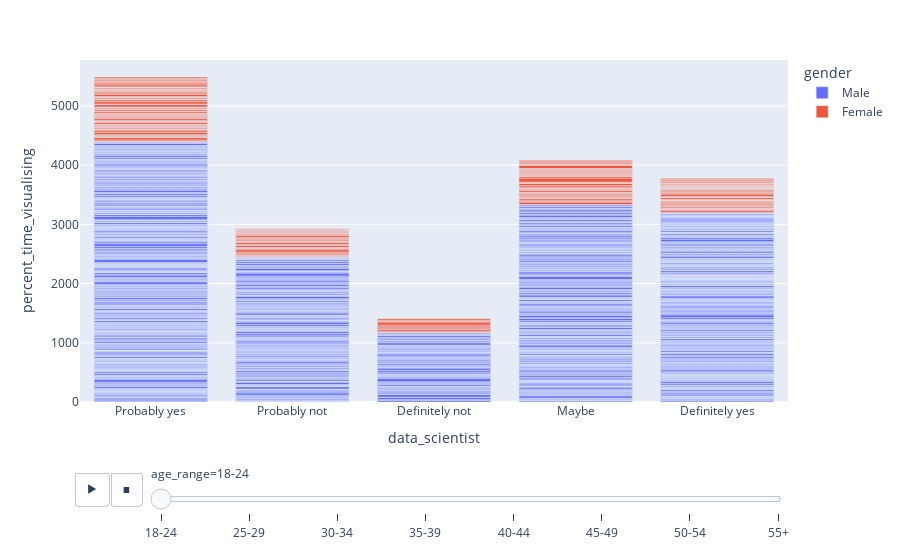

Notebook cell for this chart:
### Code cell
# making a bar chart and adding animations. Is it helpful or no?
px.bar(df, x="data_scientist", y="percent_time_visualising",  
           color="gender",         
           hover_name="industry",
           animation_frame="age_range",
           category_orders={"age_range":["18-24","25-29","30-34","35-39","40-44","45-49","50-54","55+"]})

### Figure 1 — Plotly figure (JSON) as saved in the notebook; plotly's stock layout.template omitted (floating-point values rounded to 4 significant figures; data arrays with more than 128 entries replaced by an {"elided": "..."} marker saying what was removed)
{"data": [{"alignmentgroup": "True", "hovertemplate": "<b>%{hovertext}</b><br><br>gender=Male<br>age_range=18-24<br>data_scientist=%{x}<br>percent_time_visualising=%{y}<extra></extra>", "hovertext": {"elided": "1014 str values"}, "legendgroup": "Male", "marker": {"color": "#636efa"}, "name": "Male", "offsetgroup": "Male", "orientation": "v", "showlegend": true, "textposition": "auto", "type": "bar", "x": {"elided": "1014 str values"}, "xaxis": "x", "y": {"elided": "1014 float values"}, "yaxis": "y"}, {"alignmentgroup": "True", "hovertemplate": "<b>%{hovertext}</b><br><br>gender=Female<br>age_range=18-24<br>data_scientist=%{x}<br>percent_time_visualising=%{y}<extra></extra>", "hovertext": {"elided": "189 str values"}, "legendgroup": "Female", "marker": {"color": "#EF553B"}, "name": "Female", "offsetgroup": "Female", "orientation": "v", "showlegend": true, "textposition": "auto", "type": "bar", "x": {"elided": "189 str values"}, "xaxis": "x", "y": {"elided": "189 int values"}, "yaxis": "y"}], "layout": {"barmode": "relative", "legend": {"title": {"text": "gender"}, "tracegroupgap": 0}, "margin": {"t": 60}, "sliders": [{"active": 0, "currentvalue": {"prefix": "age_range="}, "len": 0.9, "pad": {"b": 10, "t": 60}, "steps": [{"args": [["18-24"], {"frame": {"duration": 0, "redraw": true}, "fromcurrent": true, "mode": "immediate", "transition": {"duration": 0, "easing": "linear"}}], "label": "18-24", "method": "animate"}, {"args": [["25-29"], {"frame": {"duration": 0, "redraw": true}, "fromcurrent": true, "mode": "immediate", "transition": {"duration": 0, "easing": "linear"}}], "label": "25-29", "method": "animate"}, {"args": [["30-34"], {"frame": {"duration": 0, "redraw": true}, "fromcurrent": true, "mode": "immediate", "transition": {"duration": 0, "easing": "linear"}}], "label": "30-34", "method": "animate"}, {"args": [["35-39"], {"frame": {"duration": 0, "redraw": true}, "fromcurrent": true, "mode": "immediate", "transition": {"duration": 0, "easing": "linear"}}], "label": "35-39", "method": "animate"}, {"args": [["40-44"], {"frame": {"duration": 0, "redraw": true}, "fromcurrent": true, "mode": "immediate", "transition": {"duration": 0, "easing": "linear"}}], "label": "40-44", "method": "animate"}, {"args": [["45-49"], {"frame": {"duration": 0, "redraw": true}, "fromcurrent": true, "mode": "immediate", "transition": {"duration": 0, "easing": "linear"}}], "label": "45-49", "method": "animate"}, {"args": [["50-54"], {"frame": {"duration": 0, "redraw": true}, "fromcurrent": true, "mode": "immediate", "transition": {"duration": 0, "easing": "linear"}}], "label": "50-54", "method": "animate"}, {"args": [["55+"], {"frame": {"duration": 0, "redraw": true}, "fromcurrent": true, "mode": "immediate", "transition": {"duration": 0, "easing": "linear"}}], "label": "55+", "method": "animate"}], "x": 0.1, "xanchor": "left", "y": 0, "yanchor": "top"}], "updatemenus": [{"buttons": [{"args": [null, {"frame": {"duration": 500, "redraw": true}, "fromcurrent": true, "mode": "immediate", "transition": {"duration": 500, "easing": "linear"}}], "label": "&#9654;", "method": "animate"}, {"args": [[null], {"frame": {"duration": 0, "redraw": true}, "fromcurrent": true, "mode": "immediate", "transition": {"duration": 0, "easing": "linear"}}], "label": "&#9724;", "method": "animate"}], "direction": "left", "pad": {"r": 10, "t": 70}, "showactive": false, "type": "buttons", "x": 0.1, "xanchor": "right", "y": 0, "yanchor": "top"}], "xaxis": {"anchor": "y", "domain": [0, 1], "title": {"text": "data_scientist"}}, "yaxis": {"anchor": "x", "domain": [0, 1], "title": {"text": "percent_time_visualising"}}}}
